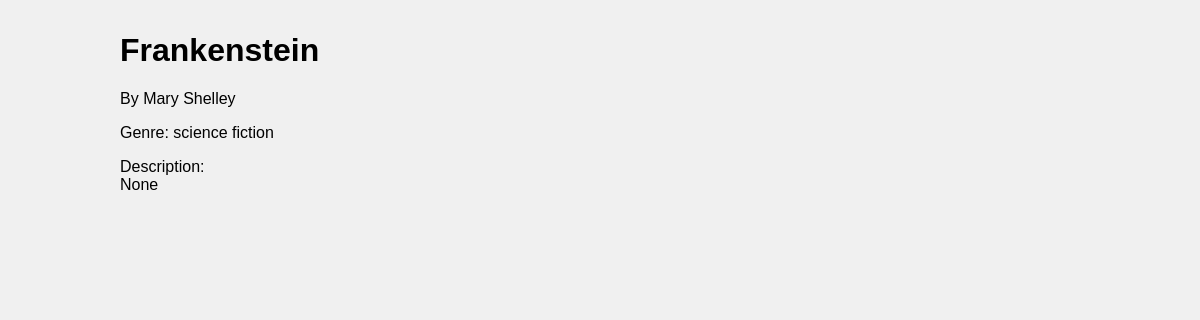
/1, run on an earlier commit of the app's database.
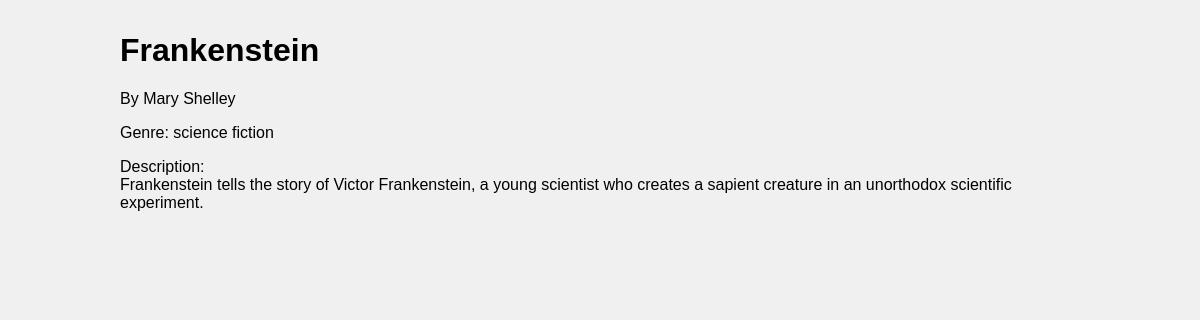
And on a later commit of the database.
### tables this page shows
CREATE TABLE books (
    id INTEGER PRIMARY KEY AUTOINCREMENT,
    title TEXT NOT NULL,
    author TEXT NOT NULL,
    genre TEXT NOT NULL,
    description TEXT
);

### app.py (the view)
@app.route('/<int:book_id>')
def details(book_id):
    book = get_details(book_id)
    return render_template('details.html', book=book)

### app.py (called while the page is built)
def get_db_connection():
    conn = sqlite3.connect('database.db')
    conn.row_factory = sqlite3.Row
    return conn

def get_details(book_id):
    conn = get_db_connection()
    book = conn.execute('SELECT * FROM books WHERE id = ?', (book_id,)).fetchone()
    conn.close()
    if book is None:
        abort(404)
    return book

### templates/details.html (shortened to what this page needs)
<!DOCTYPE html>
<html lang="en">
<head>
    <link rel="stylesheet" href="{{ url_for('static', filename='css/style.css') }}">
</head>
<body>
    <div class="container">
        <h1>{{ book['title'] }}</h1>
        <p>By {{ book['author'] }}</p>
        <p>Genre: {{ book['genre'] }}</p>
        <p>Description:<br> {{ book['description'] }}</p>
    </div>
</body>
</html>

### static/css/style.css (style rules this page uses)
body { background-color: #f0f0f0; font-family: Helvetica, sans-serif; margin: 0; padding: 0; }
.container { max-width: 960px; margin: 2em auto; }

What changed in the data, as far as the page shows it:
changed books "Frankenstein": description (not shown) → "Frankenstein tells the story of Victor Frankenstein, a young scientist who creates a sapient creature in an unorthodox scientific experiment."
Also different on the page:
{{ book['description'] }}: "None" → (not shown)
